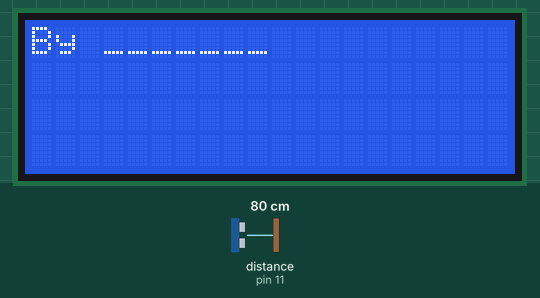
Recording of a sketch running on a simulated Arduino Uno, built with avr-gcc and run on an emulated ATmega328P. Parts: 20×4 character LCD. Wiring (inferred from the names in the program): ultrasonic range finder: trigger pin 12; echo pin 11. Inputs (shaded band) come from the test bench; at power-on: distance to the obstacle (sensor on pin 11) 80 cm. The echo pulse lasts 58.3 µs per cm; what the sketch prints to the serial monitor is not drawn.

Above: at 2.1 s.
At 5.2 s:
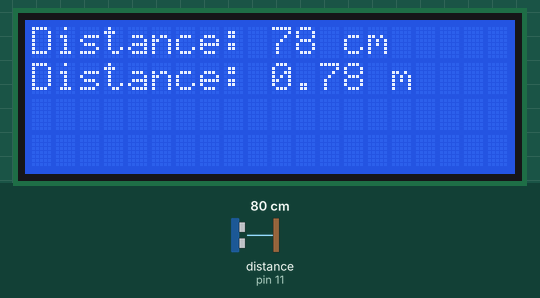
5.3 s: distance to the obstacle (sensor on pin 11) set to 2 cm
At 6.6 s:
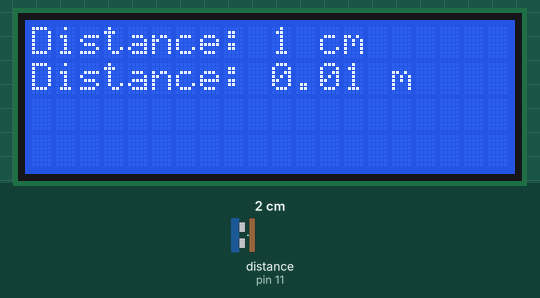
9.4 s: distance to the obstacle (sensor on pin 11) set to 4 cm
At 10.9 s:
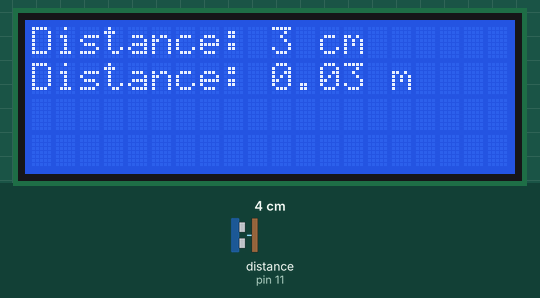
12.8 s: distance to the obstacle (sensor on pin 11) set to 9 cm
At 14.2 s:
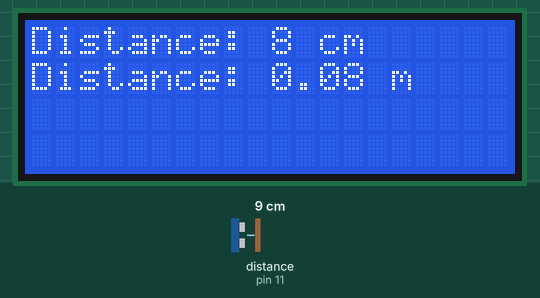
Timing chart, 0 to 15.8 s (numbered marks = the images above; inputs shaded):
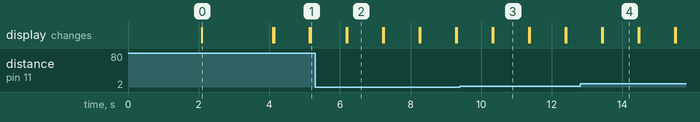

The sketch:

distance_Using_LCD.ino
```cpp
#include <Wire.h>
#include <LiquidCrystal_I2C.h>

// LCD address 0x27, 20 columns, 4 rows
LiquidCrystal_I2C lcd(0x27, 20, 4);

// Ultrasonic pins
#define TRIGGER_PIN 12
#define ECHO_PIN 11

long duration;
int distance;

void setup() {
  Serial.begin(9600);

  pinMode(TRIGGER_PIN, OUTPUT);
  pinMode(ECHO_PIN, INPUT);

  lcd.init();
  lcd.backlight();

  lcd.setCursor(0, 0);
  lcd.print("Map the Distance");
  Serial.println("Map the Distance");

  delay(2000);
  lcd.clear();

  lcd.setCursor(0, 0);
  lcd.print("By _______"); // Your name
  delay(2000);
  lcd.clear();
}

void loop() {
  // Clear LCD
  lcd.clear();

  // Trigger ultrasonic pulse
  digitalWrite(TRIGGER_PIN, LOW);
  delayMicroseconds(2);
  digitalWrite(TRIGGER_PIN, HIGH);
  delayMicroseconds(10);
  digitalWrite(TRIGGER_PIN, LOW);

  // Read echo pulse
  duration = pulseIn(ECHO_PIN, HIGH);

  // Calculate distance
  distance = duration * 0.034 / 2; // cm

  // Serial output
  Serial.print("Distance: ");
  Serial.print(distance);
  Serial.println(" cm");

  // LCD output (cm)
  lcd.setCursor(0, 0);
  lcd.print("Distance: ");
  lcd.print(distance);
  lcd.print(" cm");

  // LCD output (meter)
  lcd.setCursor(0, 1);
  lcd.print("Distance: ");
  lcd.print(distance / 100.0);
  lcd.print(" m");

  delay(1000);
}
```

Measured:
- after the input at 5.3 s, the display: first differs from a run without the input after 0.91 s (image 2)
- after the input at 9.4 s, the display: first differs from a run without the input after 0.94 s (image 3)
- after the input at 12.8 s, the display: first differs from a run without the input after 0.64 s (image 4)
- what the display in image 0 shows lasts 2.0 s, from 2.1 s to 4.1 s
- what the display in image 2 shows lasts 1.0 s, from 6.2 s to 7.2 s
